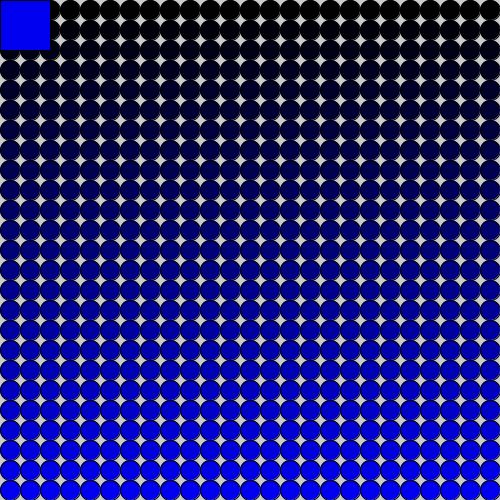
Frame 1 (no input)
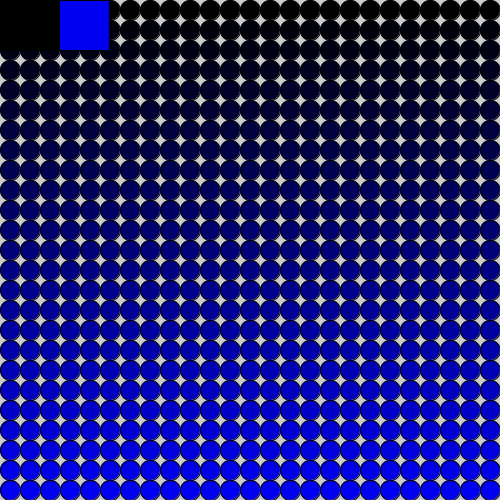
Frame 60 (the mouse pressed at the canvas centre just before this capture)
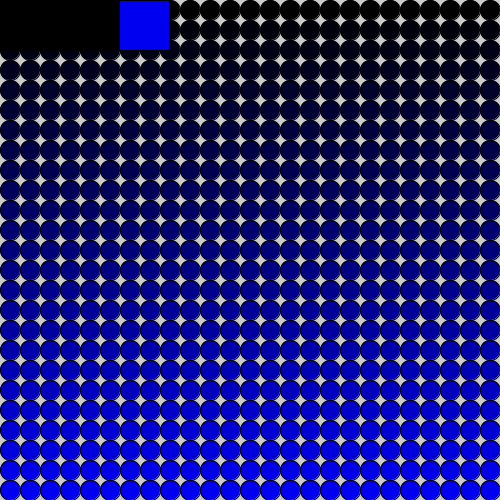
Frame 120 (the mouse held since frame 60 and released just before this capture)

The Processing sketch that drew these frames (run headless with seeded random() and noise(); from frame 60 on, the mouse is pressed at the canvas centre):

// Processing sketch: LoopsAndFunctions
// ── LoopsAndFunctions.pde
void setup(){
  size(500, 500);
  puppy();
}
int x = 0;
void draw(){
  rect(x, 0, 50, 50);
  x = x + 1;
}

void puppy(){
  int yValue = 10;
  int blue = 0;
  while (yValue < height){
    fill(0, 0, blue);
    blue = blue + 10;
    drawRow(yValue);
    yValue = yValue + 20;
  }
}

void drawRow(int yValue){
    //init
    //while (condition) // stopping point
      //do something
      //update
   int size = 20;
   int xValue = 10;
   while (xValue < width){
     circle(xValue, yValue, size);
     xValue = xValue + size;
   }
}
